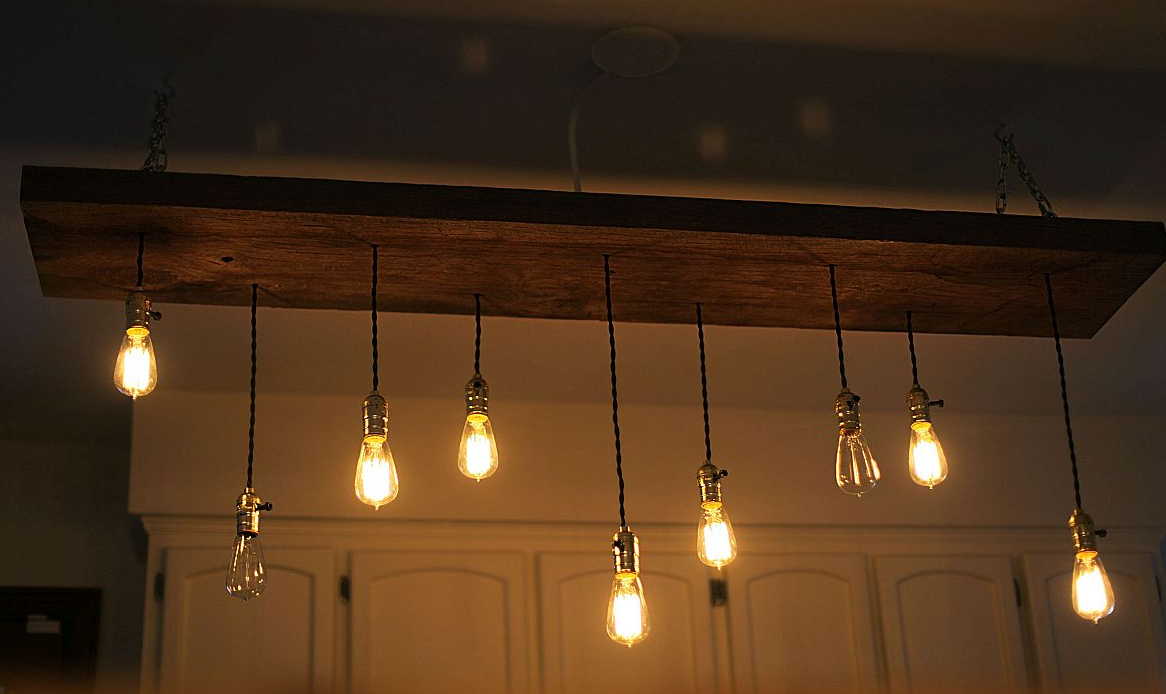
#> input picture intro_to_opencv/imgs/bulbs_in_room.jpg, 1166 x 694 px
$ jupyter execute 04_A_Simple_Detection_Algorithm.ipynb
#> lines starting #> are read from the running program, lines starting #| are printed output that depends on the picture; after the words box and inside, x2 and y2 are one past the last pixel; in counts of white or black regions, pixels touching at a corner belong together
## Introduction

In this notebook, we will build a simple detection algorithm based on what we had already, and a useful new function called *findContours*. To be more precise, with binarization and morphological operations, we are now able to extract grayscale images with regions of interest (foreground) highlighted in white; while other regions (background) are black. Now we want to actually localize these objects of interest in the image.

We will experiment this algorithm on the light bulb detection problem we worked on a while ago. To start with, we need to reuse code from that part.

[cell 1]
import cv2
import numpy as np
import matplotlib as mpl
import matplotlib.pyplot as plt

[cell 2]
def my_imshow(img):
    if len(img.shape) == 3: # RGB image
        temp_img = cv2.cvtColor(img, cv2.COLOR_BGR2RGB)
        plt.imshow(temp_img)
    else: # black and white image
        plt.imshow(img, cmap = 'gray')

[cell 3]
img = cv2.imread('./imgs/bulbs_in_room.jpg')
#> img is the input picture: shape (694, 1166, 3); mean B, G, R 27.9, 50.2, 75
my_imshow(img)

Remember we also built a binarization algorithm for that. We are going to need that as well.

[cell 4]
hard_cutoff = 252
# 1. Convert it to grayscale
img_gray = cv2.cvtColor(img, cv2.COLOR_BGR2GRAY)
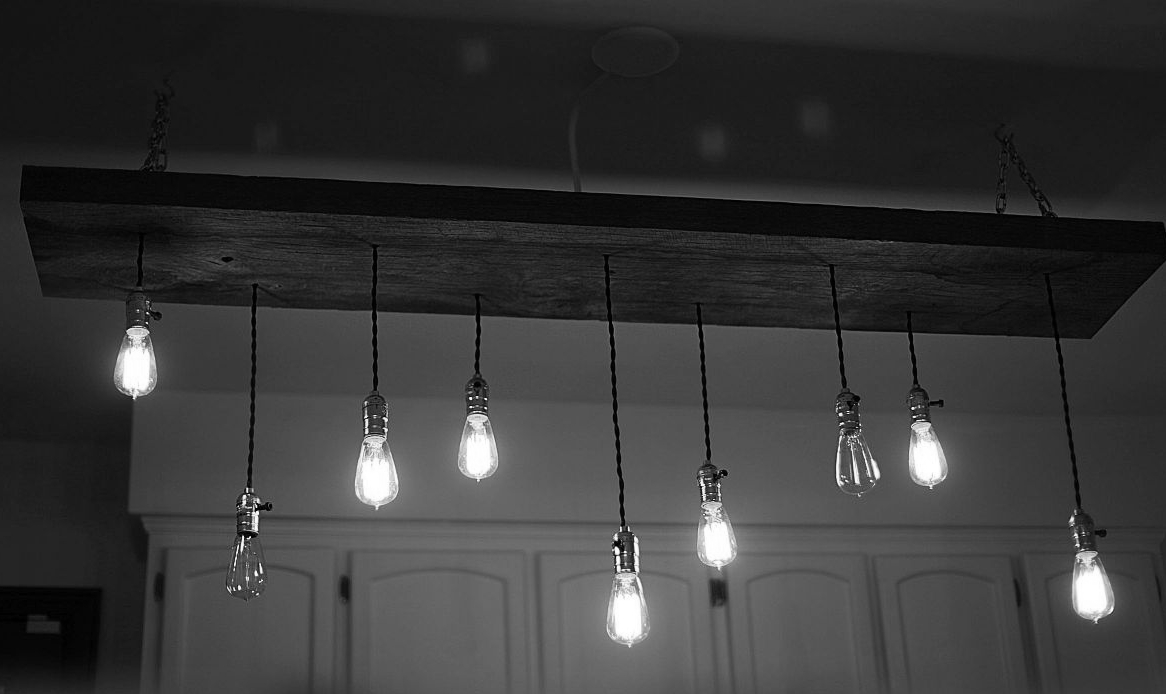
#> img_gray: shape (694, 1166); min 0, max 255, mean 55.1
# 2. Apply hard cut off
img_binarized = (img_gray > hard_cutoff)
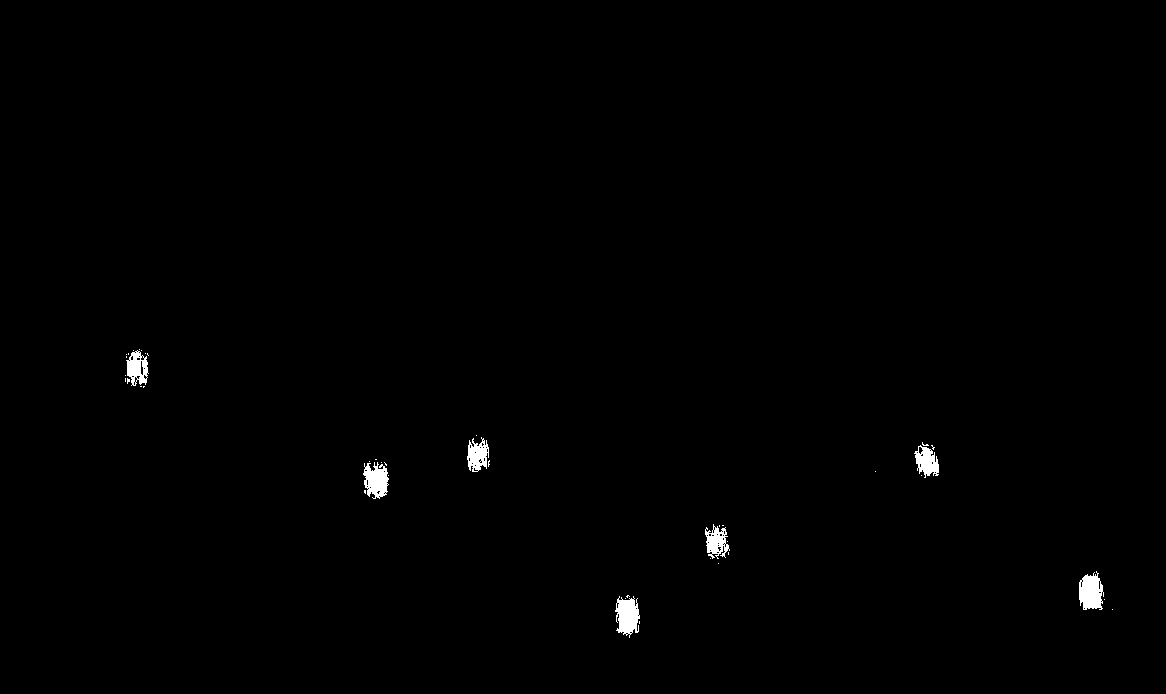
#> img_binarized: shape (694, 1166) bool; 0.51% white; 43 white regions (36 under 20 px), largest, box (x1, y1, x2, y2) and area: (1079, 571, 1104, 610) 707, (615, 596, 640, 638) 704, (363, 462, 389, 499) 645
# 3. Scale for display purpose
img_binarized = (img_binarized * 255).astype(np.uint8)
#> img_binarized: shape (694, 1166); 0.51% white; 43 white regions (36 under 20 px)
# 4. Visually inspect our result
plt.imshow(img_binarized, cmap = 'gray')

### How cv2.findContours works

I don't want to get into the dirty details of how exactly findContours was constructed, but the big idea here is that findContours attempts to capture geometric objects in the image. Let's see it in action!

[cell 5]
contours, hierarchy = cv2.findContours(img_binarized, cv2.RETR_TREE, cv2.CHAIN_APPROX_SIMPLE)
#> contours = 122 contours, 113 with area under 20; largest, box (x1, y1, x2, y2) and area: (1079, 571, 1104, 610) 654, (615, 596, 640, 638) 622, (363, 462, 389, 499) 584, (126, 350, 149, 386) 516, (467, 437, 489, 472) 456
drawn_img = cv2.drawContours(cv2.cvtColor(img_binarized, cv2.COLOR_GRAY2BGR), contours, -1, (0, 255, 0), 3)
my_imshow(drawn_img)

[cell 6]
# Visualize it on original image
drawn_img = cv2.drawContours(img, contours, -1, (0, 255, 0), 3)
my_imshow(drawn_img)

... which is of pretty good quality! Recall that our task was to identify functioning light bulbs. The binarization threshold we found, combined with findContours on binarized image, does this job pretty well!

However, do note that, if you look close enough on the results visualized by the drawContours function above, you will notice that there are a few little green dots that do not belong to functioning light bulbs. This is not uncommon when we design CV algorithm in this approach. In fact, we can try,

[cell 7]
print("Number of functioning light bulbs: {}".format(len(contours)))
#| Number of functioning light bulbs: 122

which makes absolutely nonsense!

Observe that, the real functioning light bulbs are usually emitting lights such that it occupies a large region in the binarized image, while the noises occupy little to no area. Recall the morphological operations from last notebook. We can apply those operations to get rid of the noises!

### Use 'Opening' followed by 'Closing' to get rid of noises

[cell 8]
kernel = np.ones((5, 5), np.uint8) # kernel size needs to be carefully chosen!
processed_img = cv2.morphologyEx(img_binarized, cv2.MORPH_OPEN, kernel)
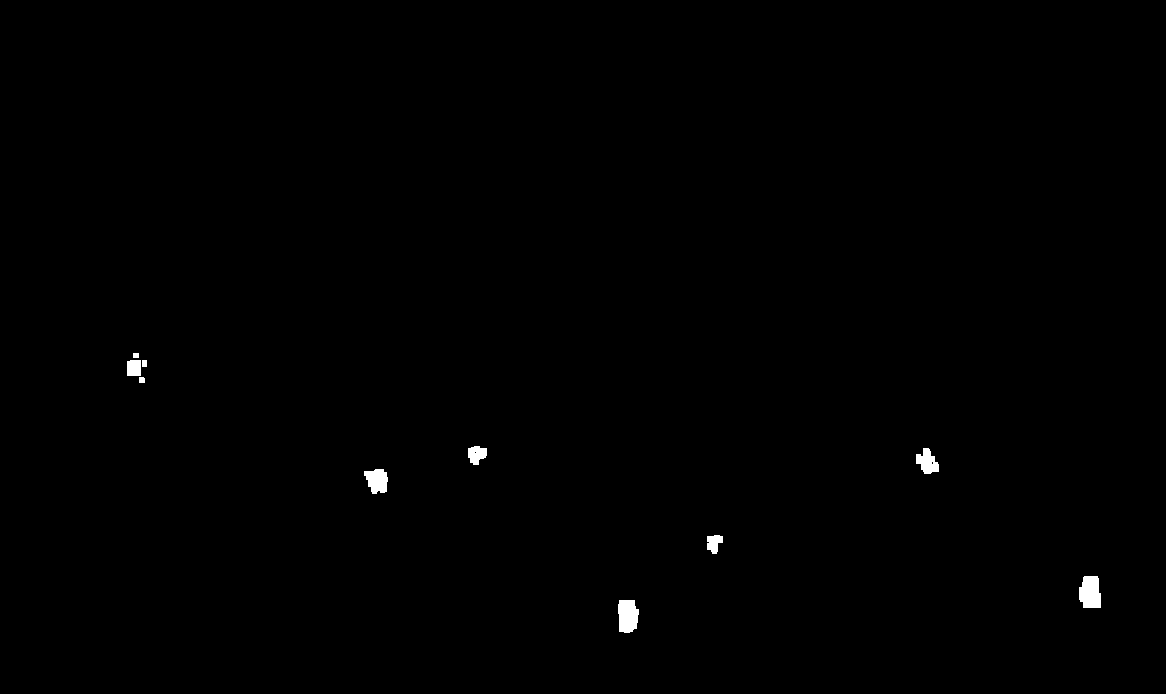
#> processed_img: shape (694, 1166); 0.35% white; 10 white regions, largest, box (x1, y1, x2, y2) and area: (1079, 576, 1101, 608) 602, (618, 600, 639, 633) 586, (364, 469, 388, 494) 446
processed_img = cv2.morphologyEx(processed_img, cv2.MORPH_CLOSE, kernel)
#> processed_img: shape (694, 1166); 0.35% white; 7 white regions
my_imshow(processed_img)

[cell 9]
# Try cv2.findContours again and visualize the result
contours, hierarchy = cv2.findContours(processed_img, cv2.RETR_TREE, cv2.CHAIN_APPROX_SIMPLE)
#> contours = 7 contours; box (x1, y1, x2, y2) and area: (1079, 576, 1101, 608) 552, (618, 600, 639, 633) 538, (364, 469, 388, 494) 408, (916, 448, 939, 474) 344, (127, 353, 147, 383) 292, (468, 446, 487, 465) 234, (707, 535, 723, 554) 188
drawn_img = cv2.drawContours(cv2.cvtColor(img_binarized, cv2.COLOR_GRAY2BGR), contours, -1, (0, 255, 0), 3)
my_imshow(drawn_img)

[cell 10]
# Visualize it on original image
drawn_img = cv2.drawContours(img, contours, -1, (0, 255, 0), 3)
print("Number of functioning light bulbs: {}".format(len(contours)))
#| Number of functioning light bulbs: 7
my_imshow(drawn_img)
